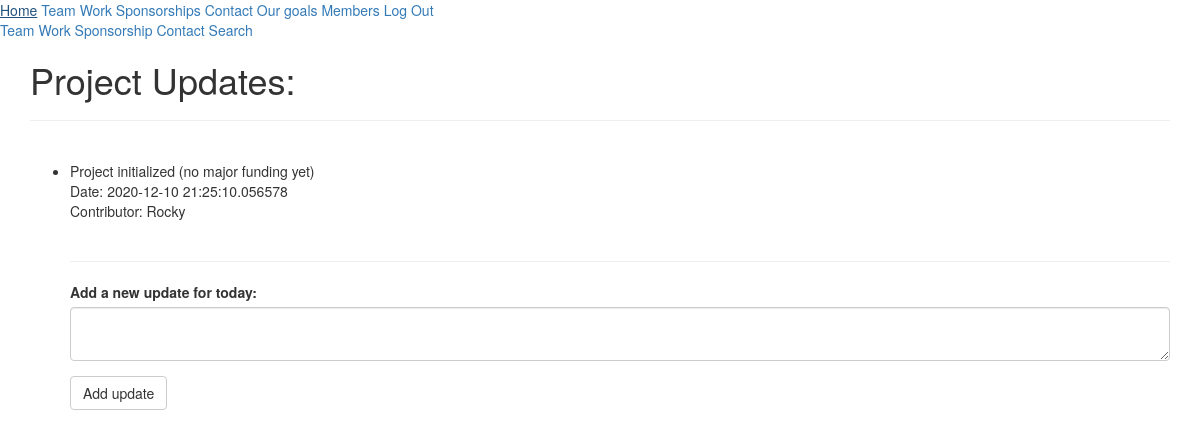
/proj/updates (signed in), run on the app's committed database.
### tables.py (models this page shows, shortened)
class Update(db.Model):
    __tablename__ = 'updates'
    id = db.Column(db.Integer, primary_key=True)
    content = db.Column(db.String(400), nullable=False)
    contributorID = db.Column(db.Integer, db.ForeignKey('users.id'))
    dateCreated = db.Column(db.DateTime, default=datetime.utcnow)

class User(db.Model, UserMixin):
    __tablename__ = 'users'
    id = db.Column(db.Integer, primary_key=True)
    name = db.Column(db.String(200), nullable=False)
    email = db.Column(db.String(128), unique=True, nullable = False)
    passwordHash = db.Column(db.String(128), nullable=False)
    access = db.Column(db.Integer, nullable=False, default=1)
    dateCreated = db.Column(db.DateTime, default=datetime.utcnow)
    confirmed = db.Column(db.Boolean, default=False)
    goals = db.relationship('Goal', backref='goals')
    updates = db.relationship('Update', backref='updates')
    @property
    def password(self):
        raise AttributeError('password is not a readable attribute')

### manageProj.py (the view, shortened to what this page needs)
@proj.route('/updates', methods=['POST', 'GET'])
@login_required
def viewUpdates():
    from tables import Update, User
    form = UpdateForm()
    updates = Update.query.order_by(Update.dateCreated)
    users = User.query.order_by(User.dateCreated)
    return render_template('project/updates.html', updates=updates, updateForm=form, users=users)

### forms.py
class UpdateForm(FlaskForm):
    content = TextAreaField('Add a new update for today:', validators=[DataRequired()])
    submit = SubmitField('Add update')

### app.py (called while the page is built)
@loginManager.user_loader
def loadUser(userID):
    from tables import User
    return User.query.get(int(userID))

### auth.py (called while the page is built)
@auth.before_app_request
def beforeRequest():
    if current_user.is_authenticated and not current_user.confirmed and request.blueprint != 'auth' and request.endpoint != 'static':
        return redirect(url_for('auth.unconfirmed'))

### templates/project/updates.html (shortened to what this page needs)
{% extends "base.html" %}
{% import "bootstrap/wtf.html" as wtf %}
{% block page_content %}
    <h1> Project Updates: </h1>
    <hr>
    <br>
    <ul id="updateList">
    {% for update in updates %}
        <li>
            {{ update.content }}
            <br>
            Date: {{ update.dateCreated }}
            <br>
            {% if current_user.id == update.contributorID %}
                You created this update.
            {% else %}
                {% for user in users %}
                    {% if user.id == update.contributorID %}
                        Contributor: {{ user.name }}
                    {% endif %}
                {% endfor %}
            {% endif %}
        </li>
    {% endfor %}
    <br>
    <hr>
    {{ wtf.quick_form(updateForm) }}
    </ul>
{% endblock %}

### data on the page
Update: content "Project initialized (no major funding yet)", dateCreated "2020-12-10 21:25:10.056578"
User: name "Rocky"
